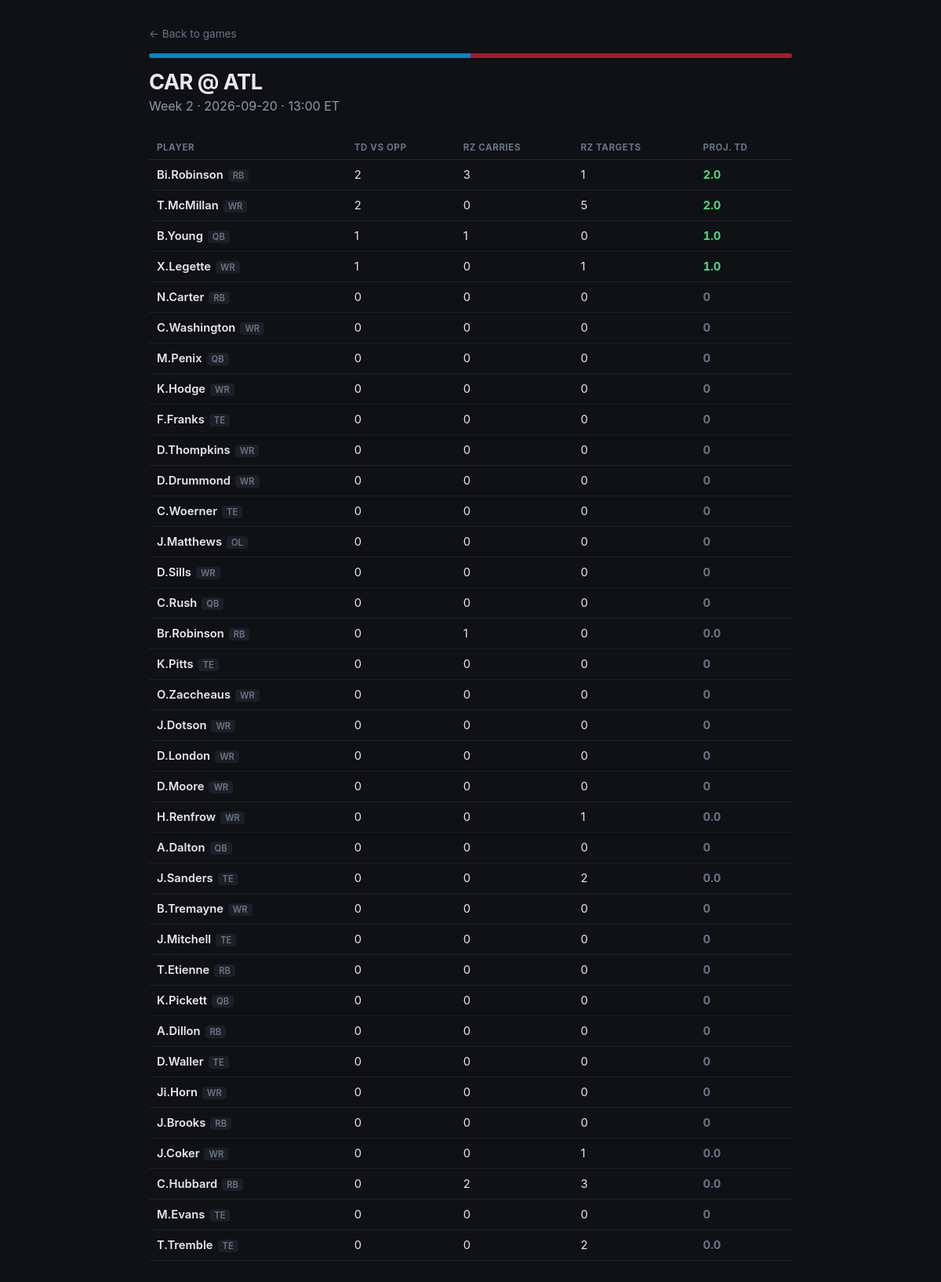
The page /game/2026_02_CAR_ATL on the database its author committed.
### tables this page shows
CREATE TABLE "schedule" (
"game_id" TEXT,
  "season" INTEGER,
  "week" INTEGER,
  "game_type" TEXT,
  "gameday" TEXT,
  "weekday" TEXT,
  "gametime" TEXT,
  "away_team" TEXT,
  "home_team" TEXT,
  "away_score" REAL,
  "home_score" REAL
);

CREATE TABLE "player_current_team" (
"player_id" TEXT,
  "player_name" TEXT,
  "current_team" TEXT,
  "position" TEXT
);

### app.py (the view)
@app.route("/game/<game_id>")
def game_detail(game_id):
    conn = get_connection()
    game_row = pd.read_sql("SELECT * FROM schedule WHERE game_id = ?", conn, params=(game_id,))
    if game_row.empty:
        conn.close()
        abort(404)
    game = game_row.iloc[0].to_dict()
    home_team = game["home_team"]
    away_team = game["away_team"]
    home_roster = get_team_roster(home_team, conn)
    away_roster = get_team_roster(away_team, conn)
    players = []
    for p in home_roster:
        players.append(get_player_projection(p["player_id"], p["player_name"], p["position"], away_team, conn))
    for p in away_roster:
        players.append(get_player_projection(p["player_id"], p["player_name"], p["position"], home_team, conn))
    conn.close()
    players.sort(key=lambda x: x["total_proj"], reverse=True)
    return render_template(
        "game.html",
        game=game,
        players=players,
        home_color=TEAM_COLORS.get(home_team, "#333"),
        away_color=TEAM_COLORS.get(away_team, "#333"),
    )

### app.py (called while the page is built)
def get_connection():
    return sqlite3.connect(DB_PATH)

def get_team_roster(team, conn):
    roster = pd.read_sql(
        "SELECT player_id, player_name, position FROM player_current_team WHERE current_team = ?",
        conn, params=(team,)
    )
    return roster.to_dict("records")

### templates/game.html (shortened to what this page needs)
<!DOCTYPE html>
<html lang="en">
<head>
</head>
<body>
  <div class="wrap">
    <a class="back" href="/">&larr; Back to games</a>
    <div class="header-bar">
      <span style="background: {{ away_color }};"></span>
      <span style="background: {{ home_color }};"></span>
    </div>
    <h1>{{ game.away_team }} @ {{ game.home_team }}</h1>
    <p class="meta">Week {{ game.week }} &middot; {{ game.gameday }} &middot; {{ game.gametime }} ET</p>
    {% if players|length == 0 %}
      <div class="empty">No player data found for these teams yet.</div>
    {% else %}
    <table>
      <tr>
        <th>Player</th>
        <th>TD vs Opp</th>
        <th>RZ Carries</th>
        <th>RZ Targets</th>
        <th>Proj. TD</th>
      </tr>
      {% for p in players %}
      <tr>
        <td class="player-name">{{ p.player }}<span class="pos-tag">{{ p.position }}</span></td>
        <td>{{ p.rush_td + p.rec_td }}</td>
        <td>{{ p.rz_rush_att }}</td>
        <td>{{ p.rz_targets }}</td>
        <td class="proj-cell {% if p.total_proj >= 0.5 %}proj-high{% elif p.total_proj > 0 %}proj-mid{% else %}proj-low{% endif %}">
          {{ p.total_proj }}
        </td>
      </tr>
      {% endfor %}
    </table>
    {% endif %}
  </div>
</body>
</html>

### templates/game.html (style rules this page uses)
* { box-sizing: border-box; }
body { font-family: -apple-system, "Segoe UI", Arial, sans-serif; background: #0f1115; color: #e8e8e8; margin: 0; padding: 32px 24px 60px; }
.wrap { max-width: 820px; margin: 0 auto; }
a.back { color: #6c7484; text-decoration: none; font-size: 0.85rem; }
.header-bar { height: 6px; display: flex; border-radius: 4px; overflow: hidden; margin: 16px 0 14px; }
.header-bar span { flex: 1; }
h1 { font-size: 1.7rem; margin: 0 0 4px; letter-spacing: -0.02em; }
p.meta { color: #9099a8; margin-top: 0; margin-bottom: 28px; }
table { width: 100%; border-collapse: collapse; }
th { text-align: left; font-size: 0.72rem; text-transform: uppercase; letter-spacing: 0.05em; color: #6c7484; padding: 8px 10px; border-bottom: 1px solid #262a33; }
td { padding: 10px 10px; border-bottom: 1px solid #1c1f26; font-size: 0.92rem; }
.player-name { font-weight: 600; }
.pos-tag { display: inline-block; font-size: 0.7rem; color: #6c7484; background: #1c1f26; padding: 1px 6px; border-radius: 4px; margin-left: 6px; }
.proj-cell { font-weight: 700; font-variant-numeric: tabular-nums; }
.proj-high { color: #4ade80; }
.proj-low { color: #6c7484; }

### rows shown on the page
schedule: away_team "CAR", home_team "ATL", week "2", gameday "2026-09-20", gametime "13:00"
player_current_team: player "Bi.Robinson", position "RB", rush_td "2", rz_rush_att "3", rz_targets "1", total_proj "2.0"
player_current_team: player "T.McMillan", position "WR", rush_td "2", rz_rush_att "0", rz_targets "5", total_proj "2.0"
player_current_team: player "B.Young", position "QB", rush_td "1", rz_rush_att "1", rz_targets "0", total_proj "1.0"
player_current_team: player "X.Legette", position "WR", rush_td "1", rz_rush_att "0", rz_targets "1", total_proj "1.0"
player_current_team: player "N.Carter", position "RB", rush_td "0", rz_rush_att "0", rz_targets "0", total_proj "0"
player_current_team: player "C.Washington", position "WR", rush_td "0", rz_rush_att "0", rz_targets "0", total_proj "0"
player_current_team: player "M.Penix", position "QB", rush_td "0", rz_rush_att "0", rz_targets "0", total_proj "0"
player_current_team: player "K.Hodge", position "WR", rush_td "0", rz_rush_att "0", rz_targets "0", total_proj "0"
player_current_team: player "F.Franks", position "TE", rush_td "0", rz_rush_att "0", rz_targets "0", total_proj "0"
player_current_team: player "D.Thompkins", position "WR", rush_td "0", rz_rush_att "0", rz_targets "0", total_proj "0"
player_current_team: player "D.Drummond", position "WR", rush_td "0", rz_rush_att "0", rz_targets "0", total_proj "0"
player_current_team: player "C.Woerner", position "TE", rush_td "0", rz_rush_att "0", rz_targets "0", total_proj "0"
player_current_team: player "J.Matthews", position "OL", rush_td "0", rz_rush_att "0", rz_targets "0", total_proj "0"
player_current_team: player "D.Sills", position "WR", rush_td "0", rz_rush_att "0", rz_targets "0", total_proj "0"
player_current_team: player "C.Rush", position "QB", rush_td "0", rz_rush_att "0", rz_targets "0", total_proj "0"
player_current_team: player "Br.Robinson", position "RB", rush_td "0", rz_rush_att "1", rz_targets "0", total_proj "0.0"
player_current_team: player "K.Pitts", position "TE", rush_td "0", rz_rush_att "0", rz_targets "0", total_proj "0"
player_current_team: player "O.Zaccheaus", position "WR", rush_td "0", rz_rush_att "0", rz_targets "0", total_proj "0"
player_current_team: player "J.Dotson", position "WR", rush_td "0", rz_rush_att "0", rz_targets "0", total_proj "0"
player_current_team: player "D.London", position "WR", rush_td "0", rz_rush_att "0", rz_targets "0", total_proj "0"
player_current_team: player "D.Moore", position "WR", rush_td "0", rz_rush_att "0", rz_targets "0", total_proj "0"
player_current_team: player "H.Renfrow", position "WR", rush_td "0", rz_rush_att "0", rz_targets "1", total_proj "0.0"
player_current_team: player "A.Dalton", position "QB", rush_td "0", rz_rush_att "0", rz_targets "0", total_proj "0"
player_current_team: player "J.Sanders", position "TE", rush_td "0", rz_rush_att "0", rz_targets "2", total_proj "0.0"
player_current_team: player "B.Tremayne", position "WR", rush_td "0", rz_rush_att "0", rz_targets "0", total_proj "0"
player_current_team: player "J.Mitchell", position "TE", rush_td "0", rz_rush_att "0", rz_targets "0", total_proj "0"
player_current_team: player "T.Etienne", position "RB", rush_td "0", rz_rush_att "0", rz_targets "0", total_proj "0"
player_current_team: player "K.Pickett", position "QB", rush_td "0", rz_rush_att "0", rz_targets "0", total_proj "0"
player_current_team: player "A.Dillon", position "RB", rush_td "0", rz_rush_att "0", rz_targets "0", total_proj "0"
player_current_team: player "D.Waller", position "TE", rush_td "0", rz_rush_att "0", rz_targets "0", total_proj "0"
player_current_team: player "Ji.Horn", position "WR", rush_td "0", rz_rush_att "0", rz_targets "0", total_proj "0"
player_current_team: player "J.Brooks", position "RB", rush_td "0", rz_rush_att "0", rz_targets "0", total_proj "0"
player_current_team: player "J.Coker", position "WR", rush_td "0", rz_rush_att "0", rz_targets "1", total_proj "0.0"
player_current_team: player "C.Hubbard", position "RB", rush_td "0", rz_rush_att "2", rz_targets "3", total_proj "0.0"
player_current_team: player "M.Evans", position "TE", rush_td "0", rz_rush_att "0", rz_targets "0", total_proj "0"
player_current_team: player "T.Tremble", position "TE", rush_td "0", rz_rush_att "0", rz_targets "2", total_proj "0.0"
